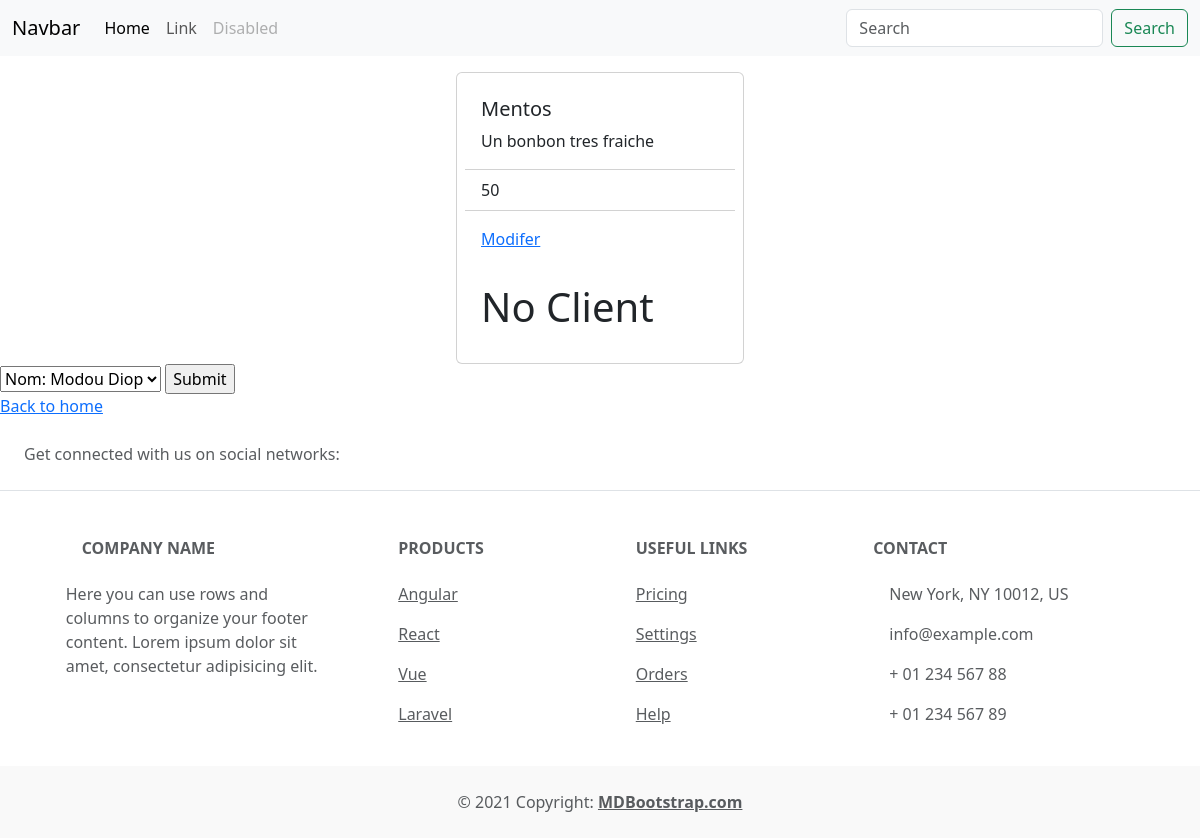
The app's page /sama_stock/2 with its own data.
### sama_stock/models.py (models this page shows, shortened)
class Produit(models.Model):
    nom=models.CharField(max_length=64)
    desciption=models.CharField(max_length=64)
    prix=models.IntegerField()
    boutique=models.ForeignKey(Boutique,on_delete=models.CASCADE, related_name="categories")

### sama_stock/views.py (the view)
# urls.py: path("<int:produit_id>",views.produit,name="produit"),
def produit(request,produit_id):
    produit=Produit.objects.get(id=produit_id)
    return render(request,"sama_stock/produit.html",{
        "produit":produit,
        "clients": produit.clients.all(),
        "no_clients": Client.objects.exclude(produits=produit).all()
    })

### sama_stock/models.py (called while the page is built)
    def __str__(self):
        return f"\n Nom: {self.fullname} \n"

### sama_stock/templates/sama_stock/produit.html (shortened to what this page needs)
{% extends "sama_stock/layout.html" %}
{% block body %}
<div class="d-flex justify-content-center  grid gap-3">
    <div class="card p-2 g-col-6 mt-3" style="width: 18rem;">
        <div class="card-body ">
            <h5 class="card-title">{{ produit.nom }}</h5>
            <p class="card-text">{{ produit.desciption}}</p>
        </div>
        <ul class="list-group list-group-flush">
            <li class="list-group-item">{{produit.prix}}</li>
        </ul>
        <div class="card-body">
            <a href="#" class="card-link">Modifer</a>
        </div>
        {% for client in clients %}
        <div class="card-body ">
            <h1 class="card-title">{{ client }}</h1>
        </div>
        {% empty %}
        <div class="card-body ">
            <h1 class="card-title">No Client</h1>
        </div>
        {% endfor %}
    </div>
</div>
<form action="{% url 'book' produit.id %}" method="post">
<select name="client">
    {% for client in no_clients %}
    <option value="{{ client.id }}">{{ client }}</option>
    {% endfor %}
</select>
<input type="submit" >
</form>
<a href="{% url 'index' %}">Back to home</a>
{% endblock %}

### records on screen
Produit: nom "Mentos", desciption "Un bonbon tres fraiche", prix "50"

### other values on screen
form field client "Nom: Modou Diop"
